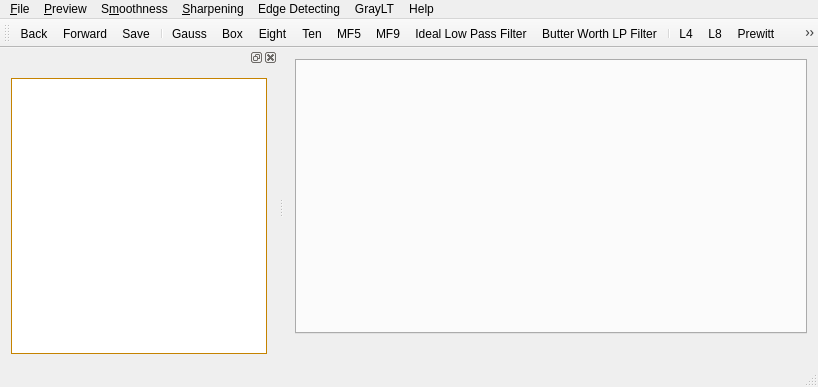
<?xml version="1.0" encoding="UTF-8"?>
<ui version="4.0">
 <class>MainWindow</class>
 <widget class="QMainWindow" name="MainWindow">
  <property name="geometry">
   <rect>
    <x>0</x>
    <y>0</y>
    <width>818</width>
    <height>387</height>
   </rect>
  </property>
  <property name="windowTitle">
   <string>MainWindow</string>
  </property>
  <widget class="QWidget" name="centralWidget">
   <layout class="QVBoxLayout" name="verticalLayout_2">
    <item>
     <widget class="QTabWidget" name="tabWidget">
      <property name="currentIndex">
       <number>-1</number>
      </property>
     </widget>
    </item>
    <item>
     <widget class="QLabel" name="imageInfo">
      <property name="text">
       <string/>
      </property>
     </widget>
    </item>
   </layout>
  </widget>
  <widget class="QMenuBar" name="menuBar">
   <property name="geometry">
    <rect>
     <x>0</x>
     <y>0</y>
     <width>818</width>
     <height>23</height>
    </rect>
   </property>
   <widget class="QMenu" name="menu_File">
    <property name="title">
     <string>&amp;File</string>
    </property>
    <addaction name="actionSave"/>
   </widget>
   <widget class="QMenu" name="menu_Preview">
    <property name="title">
     <string>&amp;Preview</string>
    </property>
    <addaction name="actionBack"/>
    <addaction name="actionForward"/>
   </widget>
   <widget class="QMenu" name="menu_Sharpening">
    <property name="title">
     <string>&amp;Sharpening</string>
    </property>
    <widget class="QMenu" name="menuLaplacian">
     <property name="title">
      <string>Laplacian</string>
     </property>
     <addaction name="actionL4"/>
     <addaction name="actionL8"/>
    </widget>
    <addaction name="menuLaplacian"/>
    <addaction name="actionPrewitt"/>
    <addaction name="actionIsotropic"/>
    <addaction name="actionSobel"/>
    <addaction name="separator"/>
    <addaction name="actionIdeal_High_Pass_Filter"/>
    <addaction name="actionButter_Worth_HP_Filter"/>
   </widget>
   <widget class="QMenu" name="menu_Smoothness">
    <property name="title">
     <string>S&amp;moothness</string>
    </property>
    <widget class="QMenu" name="menuNeighbhAveraging">
     <property name="title">
      <string>Neighbh Averaging</string>
     </property>
     <addaction name="actionGauss_2"/>
     <addaction name="actionBox_2"/>
     <addaction name="actionEight_2"/>
     <addaction name="actionTen_2"/>
    </widget>
    <widget class="QMenu" name="menuMedian_Filter">
     <property name="title">
      <string>Median Filter</string>
     </property>
     <addaction name="actionMF9"/>
     <addaction name="actionMF5"/>
    </widget>
    <addaction name="menuNeighbhAveraging"/>
    <addaction name="menuMedian_Filter"/>
    <addaction name="separator"/>
    <addaction name="actionIdeal_Low_Pass_Filter"/>
    <addaction name="actionButter_Worth_LP_Filter"/>
   </widget>
   <widget class="QMenu" name="menuHelp">
    <property name="title">
     <string>Help</string>
    </property>
    <addaction name="actionAbout"/>
   </widget>
   <widget class="QMenu" name="menuEdge_Detecting">
    <property name="title">
     <string>Edge Detecting</string>
    </property>
    <addaction name="actionGradiant"/>
    <addaction name="actionRoberts"/>
    <addaction name="actionSobel_In_ED"/>
    <addaction name="actionLaplace8"/>
   </widget>
   <widget class="QMenu" name="menuGrayLT">
    <property name="title">
     <string>GrayLT</string>
    </property>
    <addaction name="actionLinearity"/>
    <addaction name="actionLogTrans"/>
    <addaction name="actionPowerTrans"/>
    <addaction name="actionExpTrans"/>
   </widget>
   <addaction name="menu_File"/>
   <addaction name="menu_Preview"/>
   <addaction name="menu_Smoothness"/>
   <addaction name="menu_Sharpening"/>
   <addaction name="menuEdge_Detecting"/>
   <addaction name="menuGrayLT"/>
   <addaction name="menuHelp"/>
  </widget>
  <widget class="QToolBar" name="mainToolBar">
   <property name="focusPolicy">
    <enum>Qt::NoFocus</enum>
   </property>
   <attribute name="toolBarArea">
    <enum>TopToolBarArea</enum>
   </attribute>
   <attribute name="toolBarBreak">
    <bool>false</bool>
   </attribute>
   <addaction name="actionBack"/>
   <addaction name="actionForward"/>
   <addaction name="actionSave"/>
   <addaction name="separator"/>
   <addaction name="actionGauss_2"/>
   <addaction name="actionBox_2"/>
   <addaction name="actionEight_2"/>
   <addaction name="actionTen_2"/>
   <addaction name="actionMF5"/>
   <addaction name="actionMF9"/>
   <addaction name="actionIdeal_Low_Pass_Filter"/>
   <addaction name="actionButter_Worth_LP_Filter"/>
   <addaction name="separator"/>
   <addaction name="actionL4"/>
   <addaction name="actionL8"/>
   <addaction name="actionPrewitt"/>
   <addaction name="actionIsotropic"/>
   <addaction name="actionSobel"/>
   <addaction name="actionButter_Worth_HP_Filter"/>
   <addaction name="actionIdeal_High_Pass_Filter"/>
   <addaction name="separator"/>
   <addaction name="actionGradiant"/>
   <addaction name="actionRoberts"/>
   <addaction name="actionSobel_In_ED"/>
   <addaction name="actionLaplace8"/>
   <addaction name="separator"/>
   <addaction name="actionLinearity"/>
   <addaction name="separator"/>
   <addaction name="actionAbout"/>
  </widget>
  <widget class="QStatusBar" name="statusBar"/>
  <widget class="QDockWidget" name="dockWidget">
   <property name="sizePolicy">
    <sizepolicy hsizetype="Maximum" vsizetype="Maximum">
     <horstretch>0</horstretch>
     <verstretch>0</verstretch>
    </sizepolicy>
   </property>
   <property name="palette">
    <palette>
     <active>
      <colorrole role="WindowText">
       <brush brushstyle="SolidPattern">
        <color alpha="255">
         <red>0</red>
         <green>0</green>
         <blue>0</blue>
        </color>
       </brush>
      </colorrole>
      <colorrole role="Button">
       <brush brushstyle="SolidPattern">
        <color alpha="255">
         <red>255</red>
         <green>255</green>
         <blue>255</blue>
        </color>
       </brush>
      </colorrole>
      <colorrole role="Light">
       <brush brushstyle="SolidPattern">
        <color alpha="255">
         <red>255</red>
         <green>255</green>
         <blue>255</blue>
        </color>
       </brush>
      </colorrole>
      <colorrole role="Midlight">
       <brush brushstyle="SolidPattern">
        <color alpha="255">
         <red>255</red>
         <green>255</green>
         <blue>255</blue>
        </color>
       </brush>
      </colorrole>
      <colorrole role="Dark">
       <brush brushstyle="SolidPattern">
        <color alpha="255">
         <red>127</red>
         <green>127</green>
         <blue>127</blue>
        </color>
       </brush>
      </colorrole>
      <colorrole role="Mid">
       <brush brushstyle="SolidPattern">
        <color alpha="255">
         <red>170</red>
         <green>170</green>
         <blue>170</blue>
        </color>
       </brush>
      </colorrole>
      <colorrole role="Text">
       <brush brushstyle="SolidPattern">
        <color alpha="255">
         <red>0</red>
         <green>0</green>
         <blue>0</blue>
        </color>
       </brush>
      </colorrole>
      <colorrole role="BrightText">
       <brush brushstyle="SolidPattern">
        <color alpha="255">
         <red>255</red>
         <green>255</green>
         <blue>255</blue>
        </color>
       </brush>
      </colorrole>
      <colorrole role="ButtonText">
       <brush brushstyle="SolidPattern">
        <color alpha="255">
         <red>0</red>
         <green>0</green>
         <blue>0</blue>
        </color>
       </brush>
      </colorrole>
      <colorrole role="Base">
       <brush brushstyle="SolidPattern">
        <color alpha="255">
         <red>255</red>
         <green>255</green>
         <blue>255</blue>
        </color>
       </brush>
      </colorrole>
      <colorrole role="Window">
       <brush brushstyle="SolidPattern">
        <color alpha="255">
         <red>255</red>
         <green>255</green>
         <blue>255</blue>
        </color>
       </brush>
      </colorrole>
      <colorrole role="Shadow">
       <brush brushstyle="SolidPattern">
        <color alpha="255">
         <red>0</red>
         <green>0</green>
         <blue>0</blue>
        </color>
       </brush>
      </colorrole>
      <colorrole role="AlternateBase">
       <brush brushstyle="SolidPattern">
        <color alpha="255">
         <red>255</red>
         <green>255</green>
         <blue>255</blue>
        </color>
       </brush>
      </colorrole>
      <colorrole role="ToolTipBase">
       <brush brushstyle="SolidPattern">
        <color alpha="255">
         <red>255</red>
         <green>255</green>
         <blue>220</blue>
        </color>
       </brush>
      </colorrole>
      <colorrole role="ToolTipText">
       <brush brushstyle="SolidPattern">
        <color alpha="255">
         <red>0</red>
         <green>0</green>
         <blue>0</blue>
        </color>
       </brush>
      </colorrole>
     </active>
     <inactive>
      <colorrole role="WindowText">
       <brush brushstyle="SolidPattern">
        <color alpha="255">
         <red>0</red>
         <green>0</green>
         <blue>0</blue>
        </color>
       </brush>
      </colorrole>
      <colorrole role="Button">
       <brush brushstyle="SolidPattern">
        <color alpha="255">
         <red>255</red>
         <green>255</green>
         <blue>255</blue>
        </color>
       </brush>
      </colorrole>
      <colorrole role="Light">
       <brush brushstyle="SolidPattern">
        <color alpha="255">
         <red>255</red>
         <green>255</green>
         <blue>255</blue>
        </color>
       </brush>
      </colorrole>
      <colorrole role="Midlight">
       <brush brushstyle="SolidPattern">
        <color alpha="255">
         <red>255</red>
         <green>255</green>
         <blue>255</blue>
        </color>
       </brush>
      </colorrole>
      <colorrole role="Dark">
       <brush brushstyle="SolidPattern">
        <color alpha="255">
         <red>127</red>
         <green>127</green>
         <blue>127</blue>
        </color>
       </brush>
      </colorrole>
      <colorrole role="Mid">
       <brush brushstyle="SolidPattern">
        <color alpha="255">
         <red>170</red>
         <green>170</green>
         <blue>170</blue>
        </color>
       </brush>
      </colorrole>
      <colorrole role="Text">
       <brush brushstyle="SolidPattern">
        <color alpha="255">
         <red>0</red>
         <green>0</green>
         <blue>0</blue>
        </color>
       </brush>
      </colorrole>
      <colorrole role="BrightText">
       <brush brushstyle="SolidPattern">
        <color alpha="255">
         <red>255</red>
         <green>255</green>
         <blue>255</blue>
        </color>
       </brush>
      </colorrole>
      <colorrole role="ButtonText">
       <brush brushstyle="SolidPattern">
        <color alpha="255">
         <red>0</red>
         <green>0</green>
         <blue>0</blue>
        </color>
       </brush>
      </colorrole>
      <colorrole role="Base">
       <brush brushstyle="SolidPattern">
        <color alpha="255">
         <red>255</red>
         <green>255</green>
         <blue>255</blue>
        </color>
       </brush>
      </colorrole>
      <colorrole role="Window">
       <brush brushstyle="SolidPattern">
        <color alpha="255">
         <red>255</red>
         <green>255</green>
         <blue>255</blue>
        </color>
       </brush>
      </colorrole>
      <colorrole role="Shadow">
       <brush brushstyle="SolidPattern">
        <color alpha="255">
         <red>0</red>
         <green>0</green>
         <blue>0</blue>
        </color>
       </brush>
      </colorrole>
      <colorrole role="AlternateBase">
       <brush brushstyle="SolidPattern">
        <color alpha="255">
         <red>255</red>
         <green>255</green>
         <blue>255</blue>
        </color>
       </brush>
      </colorrole>
      <colorrole role="ToolTipBase">
       <brush brushstyle="SolidPattern">
        <color alpha="255">
         <red>255</red>
         <green>255</green>
         <blue>220</blue>
        </color>
       </brush>
      </colorrole>
      <colorrole role="ToolTipText">
       <brush brushstyle="SolidPattern">
        <color alpha="255">
         <red>0</red>
         <green>0</green>
         <blue>0</blue>
        </color>
       </brush>
      </colorrole>
     </inactive>
     <disabled>
      <colorrole role="WindowText">
       <brush brushstyle="SolidPattern">
        <color alpha="255">
         <red>127</red>
         <green>127</green>
         <blue>127</blue>
        </color>
       </brush>
      </colorrole>
      <colorrole role="Button">
       <brush brushstyle="SolidPattern">
        <color alpha="255">
         <red>255</red>
         <green>255</green>
         <blue>255</blue>
        </color>
       </brush>
      </colorrole>
      <colorrole role="Light">
       <brush brushstyle="SolidPattern">
        <color alpha="255">
         <red>255</red>
         <green>255</green>
         <blue>255</blue>
        </color>
       </brush>
      </colorrole>
      <colorrole role="Midlight">
       <brush brushstyle="SolidPattern">
        <color alpha="255">
         <red>255</red>
         <green>255</green>
         <blue>255</blue>
        </color>
       </brush>
      </colorrole>
      <colorrole role="Dark">
       <brush brushstyle="SolidPattern">
        <color alpha="255">
         <red>127</red>
         <green>127</green>
         <blue>127</blue>
        </color>
       </brush>
      </colorrole>
      <colorrole role="Mid">
       <brush brushstyle="SolidPattern">
        <color alpha="255">
         <red>170</red>
         <green>170</green>
         <blue>170</blue>
        </color>
       </brush>
      </colorrole>
      <colorrole role="Text">
       <brush brushstyle="SolidPattern">
        <color alpha="255">
         <red>127</red>
         <green>127</green>
         <blue>127</blue>
        </color>
       </brush>
      </colorrole>
      <colorrole role="BrightText">
       <brush brushstyle="SolidPattern">
        <color alpha="255">
         <red>255</red>
         <green>255</green>
         <blue>255</blue>
        </color>
       </brush>
      </colorrole>
      <colorrole role="ButtonText">
       <brush brushstyle="SolidPattern">
        <color alpha="255">
         <red>127</red>
         <green>127</green>
         <blue>127</blue>
        </color>
       </brush>
      </colorrole>
      <colorrole role="Base">
       <brush brushstyle="SolidPattern">
        <color alpha="255">
         <red>255</red>
         <green>255</green>
         <blue>255</blue>
        </color>
       </brush>
      </colorrole>
      <colorrole role="Window">
       <brush brushstyle="SolidPattern">
        <color alpha="255">
         <red>255</red>
         <green>255</green>
         <blue>255</blue>
        </color>
       </brush>
      </colorrole>
      <colorrole role="Shadow">
       <brush brushstyle="SolidPattern">
        <color alpha="255">
         <red>0</red>
         <green>0</green>
         <blue>0</blue>
        </color>
       </brush>
      </colorrole>
      <colorrole role="AlternateBase">
       <brush brushstyle="SolidPattern">
        <color alpha="255">
         <red>255</red>
         <green>255</green>
         <blue>255</blue>
        </color>
       </brush>
      </colorrole>
      <colorrole role="ToolTipBase">
       <brush brushstyle="SolidPattern">
        <color alpha="255">
         <red>255</red>
         <green>255</green>
         <blue>220</blue>
        </color>
       </brush>
      </colorrole>
      <colorrole role="ToolTipText">
       <brush brushstyle="SolidPattern">
        <color alpha="255">
         <red>0</red>
         <green>0</green>
         <blue>0</blue>
        </color>
       </brush>
      </colorrole>
     </disabled>
    </palette>
   </property>
   <property name="contextMenuPolicy">
    <enum>Qt::DefaultContextMenu</enum>
   </property>
   <property name="acceptDrops">
    <bool>true</bool>
   </property>
   <property name="styleSheet">
    <string notr="true"/>
   </property>
   <property name="allowedAreas">
    <set>Qt::LeftDockWidgetArea|Qt::RightDockWidgetArea</set>
   </property>
   <attribute name="dockWidgetArea">
    <number>1</number>
   </attribute>
   <widget class="QWidget" name="dockWidgetContents">
    <layout class="QVBoxLayout" name="verticalLayout">
     <item>
      <widget class="QTreeView" name="treeView">
       <property name="sizePolicy">
        <sizepolicy hsizetype="Preferred" vsizetype="Preferred">
         <horstretch>0</horstretch>
         <verstretch>0</verstretch>
        </sizepolicy>
       </property>
       <property name="palette">
        <palette>
         <active>
          <colorrole role="WindowText">
           <brush brushstyle="SolidPattern">
            <color alpha="255">
             <red>0</red>
             <green>0</green>
             <blue>0</blue>
            </color>
           </brush>
          </colorrole>
          <colorrole role="Button">
           <brush brushstyle="SolidPattern">
            <color alpha="255">
             <red>255</red>
             <green>170</green>
             <blue>0</blue>
            </color>
           </brush>
          </colorrole>
          <colorrole role="Light">
           <brush brushstyle="SolidPattern">
            <color alpha="255">
             <red>255</red>
             <green>213</green>
             <blue>127</blue>
            </color>
           </brush>
          </colorrole>
          <colorrole role="Midlight">
           <brush brushstyle="SolidPattern">
            <color alpha="255">
             <red>255</red>
             <green>191</green>
             <blue>63</blue>
            </color>
           </brush>
          </colorrole>
          <colorrole role="Dark">
           <brush brushstyle="SolidPattern">
            <color alpha="255">
             <red>127</red>
             <green>85</green>
             <blue>0</blue>
            </color>
           </brush>
          </colorrole>
          <colorrole role="Mid">
           <brush brushstyle="SolidPattern">
            <color alpha="255">
             <red>170</red>
             <green>113</green>
             <blue>0</blue>
            </color>
           </brush>
          </colorrole>
          <colorrole role="Text">
           <brush brushstyle="SolidPattern">
            <color alpha="255">
             <red>0</red>
             <green>0</green>
             <blue>0</blue>
            </color>
           </brush>
          </colorrole>
          <colorrole role="BrightText">
           <brush brushstyle="SolidPattern">
            <color alpha="255">
             <red>255</red>
             <green>255</green>
             <blue>255</blue>
            </color>
           </brush>
          </colorrole>
          <colorrole role="ButtonText">
           <brush brushstyle="SolidPattern">
            <color alpha="255">
             <red>0</red>
             <green>0</green>
             <blue>0</blue>
            </color>
           </brush>
          </colorrole>
          <colorrole role="Base">
           <brush brushstyle="SolidPattern">
            <color alpha="255">
             <red>255</red>
             <green>255</green>
             <blue>255</blue>
            </color>
           </brush>
          </colorrole>
          <colorrole role="Window">
           <brush brushstyle="SolidPattern">
            <color alpha="255">
             <red>255</red>
             <green>170</green>
             <blue>0</blue>
            </color>
           </brush>
          </colorrole>
          <colorrole role="Shadow">
           <brush brushstyle="SolidPattern">
            <color alpha="255">
             <red>0</red>
             <green>0</green>
             <blue>0</blue>
            </color>
           </brush>
          </colorrole>
          <colorrole role="AlternateBase">
           <brush brushstyle="LinearGradientPattern">
            <gradient startx="0.000000000000000" starty="0.000000000000000" endx="1.000000000000000" endy="0.000000000000000" type="LinearGradient" spread="PadSpread" coordinatemode="ObjectBoundingMode">
             <gradientstop position="0.000000000000000">
              <color alpha="255">
               <red>9</red>
               <green>41</green>
               <blue>4</blue>
              </color>
             </gradientstop>
             <gradientstop position="0.085000000000000">
              <color alpha="255">
               <red>2</red>
               <green>79</green>
               <blue>0</blue>
              </color>
             </gradientstop>
             <gradientstop position="0.190000000000000">
              <color alpha="255">
               <red>50</red>
               <green>147</green>
               <blue>22</blue>
              </color>
             </gradientstop>
             <gradientstop position="0.275000000000000">
              <color alpha="255">
               <red>236</red>
               <green>191</green>
               <blue>49</blue>
              </color>
             </gradientstop>
             <gradientstop position="0.390000000000000">
              <color alpha="255">
               <red>243</red>
               <green>61</green>
               <blue>34</blue>
              </color>
             </gradientstop>
             <gradientstop position="0.555000000000000">
              <color alpha="255">
               <red>135</red>
               <green>81</green>
               <blue>60</blue>
              </color>
             </gradientstop>
             <gradientstop position="0.667000000000000">
              <color alpha="255">
               <red>121</red>
               <green>75</green>
               <blue>255</blue>
              </color>
             </gradientstop>
             <gradientstop position="0.825000000000000">
              <color alpha="255">
               <red>164</red>
               <green>255</green>
               <blue>244</blue>
              </color>
             </gradientstop>
             <gradientstop position="0.885000000000000">
              <color alpha="255">
               <red>104</red>
               <green>222</green>
               <blue>71</blue>
              </color>
             </gradientstop>
             <gradientstop position="1.000000000000000">
              <color alpha="255">
               <red>93</red>
               <green>128</green>
               <blue>0</blue>
              </color>
             </gradientstop>
            </gradient>
           </brush>
          </colorrole>
          <colorrole role="ToolTipBase">
           <brush brushstyle="SolidPattern">
            <color alpha="255">
             <red>255</red>
             <green>255</green>
             <blue>220</blue>
            </color>
           </brush>
          </colorrole>
          <colorrole role="ToolTipText">
           <brush brushstyle="SolidPattern">
            <color alpha="255">
             <red>0</red>
             <green>0</green>
             <blue>0</blue>
            </color>
           </brush>
          </colorrole>
         </active>
         <inactive>
          <colorrole role="WindowText">
           <brush brushstyle="SolidPattern">
            <color alpha="255">
             <red>0</red>
             <green>0</green>
             <blue>0</blue>
            </color>
           </brush>
          </colorrole>
          <colorrole role="Button">
           <brush brushstyle="SolidPattern">
            <color alpha="255">
             <red>255</red>
             <green>170</green>
             <blue>0</blue>
            </color>
           </brush>
          </colorrole>
          <colorrole role="Light">
           <brush brushstyle="SolidPattern">
            <color alpha="255">
             <red>255</red>
             <green>213</green>
             <blue>127</blue>
            </color>
           </brush>
          </colorrole>
          <colorrole role="Midlight">
           <brush brushstyle="SolidPattern">
            <color alpha="255">
             <red>255</red>
             <green>191</green>
             <blue>63</blue>
            </color>
           </brush>
          </colorrole>
          <colorrole role="Dark">
           <brush brushstyle="SolidPattern">
            <color alpha="255">
             <red>127</red>
             <green>85</green>
             <blue>0</blue>
            </color>
           </brush>
          </colorrole>
          <colorrole role="Mid">
           <brush brushstyle="SolidPattern">
            <color alpha="255">
             <red>170</red>
             <green>113</green>
             <blue>0</blue>
            </color>
           </brush>
          </colorrole>
          <colorrole role="Text">
           <brush brushstyle="SolidPattern">
            <color alpha="255">
             <red>0</red>
             <green>0</green>
             <blue>0</blue>
            </color>
           </brush>
          </colorrole>
          <colorrole role="BrightText">
           <brush brushstyle="SolidPattern">
            <color alpha="255">
             <red>255</red>
             <green>255</green>
             <blue>255</blue>
            </color>
           </brush>
          </colorrole>
          <colorrole role="ButtonText">
           <brush brushstyle="SolidPattern">
            <color alpha="255">
             <red>0</red>
             <green>0</green>
             <blue>0</blue>
            </color>
           </brush>
          </colorrole>
          <colorrole role="Base">
           <brush brushstyle="SolidPattern">
            <color alpha="255">
             <red>255</red>
             <green>255</green>
             <blue>255</blue>
            </color>
           </brush>
          </colorrole>
          <colorrole role="Window">
           <brush brushstyle="SolidPattern">
            <color alpha="255">
             <red>255</red>
             <green>170</green>
             <blue>0</blue>
            </color>
           </brush>
          </colorrole>
          <colorrole role="Shadow">
           <brush brushstyle="SolidPattern">
            <color alpha="255">
             <red>0</red>
             <green>0</green>
             <blue>0</blue>
            </color>
           </brush>
          </colorrole>
          <colorrole role="AlternateBase">
           <brush brushstyle="LinearGradientPattern">
            <gradient startx="0.000000000000000" starty="0.000000000000000" endx="1.000000000000000" endy="0.000000000000000" type="LinearGradient" spread="PadSpread" coordinatemode="ObjectBoundingMode">
             <gradientstop position="0.000000000000000">
              <color alpha="255">
               <red>9</red>
               <green>41</green>
               <blue>4</blue>
              </color>
             </gradientstop>
             <gradientstop position="0.085000000000000">
              <color alpha="255">
               <red>2</red>
               <green>79</green>
               <blue>0</blue>
              </color>
             </gradientstop>
             <gradientstop position="0.190000000000000">
              <color alpha="255">
               <red>50</red>
               <green>147</green>
               <blue>22</blue>
              </color>
             </gradientstop>
             <gradientstop position="0.275000000000000">
              <color alpha="255">
               <red>236</red>
               <green>191</green>
               <blue>49</blue>
              </color>
             </gradientstop>
             <gradientstop position="0.390000000000000">
              <color alpha="255">
               <red>243</red>
               <green>61</green>
               <blue>34</blue>
              </color>
             </gradientstop>
             <gradientstop position="0.555000000000000">
              <color alpha="255">
               <red>135</red>
               <green>81</green>
               <blue>60</blue>
              </color>
             </gradientstop>
             <gradientstop position="0.667000000000000">
              <color alpha="255">
               <red>121</red>
               <green>75</green>
               <blue>255</blue>
              </color>
             </gradientstop>
             <gradientstop position="0.825000000000000">
              <color alpha="255">
               <red>164</red>
               <green>255</green>
               <blue>244</blue>
              </color>
             </gradientstop>
             <gradientstop position="0.885000000000000">
              <color alpha="255">
               <red>104</red>
               <green>222</green>
               <blue>71</blue>
              </color>
             </gradientstop>
             <gradientstop position="1.000000000000000">
              <color alpha="255">
               <red>93</red>
               <green>128</green>
               <blue>0</blue>
              </color>
             </gradientstop>
            </gradient>
           </brush>
          </colorrole>
          <colorrole role="ToolTipBase">
           <brush brushstyle="SolidPattern">
            <color alpha="255">
             <red>255</red>
             <green>255</green>
             <blue>220</blue>
            </color>
           </brush>
          </colorrole>
          <colorrole role="ToolTipText">
           <brush brushstyle="SolidPattern">
            <color alpha="255">
             <red>0</red>
             <green>0</green>
             <blue>0</blue>
            </color>
           </brush>
          </colorrole>
         </inactive>
         <disabled>
          <colorrole role="WindowText">
           <brush brushstyle="SolidPattern">
            <color alpha="255">
             <red>127</red>
             <green>85</green>
             <blue>0</blue>
            </color>
           </brush>
          </colorrole>
          <colorrole role="Button">
           <brush brushstyle="SolidPattern">
            <color alpha="255">
             <red>255</red>
             <green>170</green>
             <blue>0</blue>
            </color>
           </brush>
          </colorrole>
          <colorrole role="Light">
           <brush brushstyle="SolidPattern">
            <color alpha="255">
             <red>255</red>
             <green>213</green>
             <blue>127</blue>
            </color>
           </brush>
          </colorrole>
          <colorrole role="Midlight">
           <brush brushstyle="SolidPattern">
            <color alpha="255">
             <red>255</red>
             <green>191</green>
             <blue>63</blue>
            </color>
           </brush>
          </colorrole>
          <colorrole role="Dark">
           <brush brushstyle="SolidPattern">
            <color alpha="255">
             <red>127</red>
             <green>85</green>
             <blue>0</blue>
            </color>
           </brush>
          </colorrole>
          <colorrole role="Mid">
           <brush brushstyle="SolidPattern">
            <color alpha="255">
             <red>170</red>
             <green>113</green>
             <blue>0</blue>
            </color>
           </brush>
          </colorrole>
          <colorrole role="Text">
           <brush brushstyle="SolidPattern">
            <color alpha="255">
             <red>127</red>
             <green>85</green>
             <blue>0</blue>
            </color>
           </brush>
          </colorrole>
          <colorrole role="BrightText">
           <brush brushstyle="SolidPattern">
            <color alpha="255">
             <red>255</red>
             <green>255</green>
             <blue>255</blue>
            </color>
           </brush>
          </colorrole>
          <colorrole role="ButtonText">
           <brush brushstyle="SolidPattern">
            <color alpha="255">
             <red>127</red>
             <green>85</green>
             <blue>0</blue>
            </color>
           </brush>
          </colorrole>
          <colorrole role="Base">
           <brush brushstyle="SolidPattern">
            <color alpha="255">
             <red>255</red>
             <green>170</green>
             <blue>0</blue>
            </color>
           </brush>
          </colorrole>
          <colorrole role="Window">
           <brush brushstyle="SolidPattern">
            <color alpha="255">
             <red>255</red>
             <green>170</green>
             <blue>0</blue>
            </color>
           </brush>
          </colorrole>
          <colorrole role="Shadow">
           <brush brushstyle="SolidPattern">
            <color alpha="255">
             <red>0</red>
             <green>0</green>
             <blue>0</blue>
            </color>
           </brush>
          </colorrole>
          <colorrole role="AlternateBase">
           <brush brushstyle="LinearGradientPattern">
            <gradient startx="0.000000000000000" starty="0.000000000000000" endx="1.000000000000000" endy="0.000000000000000" type="LinearGradient" spread="PadSpread" coordinatemode="ObjectBoundingMode">
             <gradientstop position="0.000000000000000">
              <color alpha="255">
               <red>9</red>
               <green>41</green>
               <blue>4</blue>
              </color>
             </gradientstop>
             <gradientstop position="0.085000000000000">
              <color alpha="255">
               <red>2</red>
               <green>79</green>
               <blue>0</blue>
              </color>
             </gradientstop>
             <gradientstop position="0.190000000000000">
              <color alpha="255">
               <red>50</red>
               <green>147</green>
               <blue>22</blue>
              </color>
             </gradientstop>
             <gradientstop position="0.275000000000000">
              <color alpha="255">
               <red>236</red>
               <green>191</green>
               <blue>49</blue>
              </color>
             </gradientstop>
             <gradientstop position="0.390000000000000">
              <color alpha="255">
               <red>243</red>
               <green>61</green>
               <blue>34</blue>
              </color>
             </gradientstop>
             <gradientstop position="0.555000000000000">
              <color alpha="255">
               <red>135</red>
               <green>81</green>
               <blue>60</blue>
              </color>
             </gradientstop>
             <gradientstop position="0.667000000000000">
              <color alpha="255">
               <red>121</red>
               <green>75</green>
               <blue>255</blue>
              </color>
             </gradientstop>
             <gradientstop position="0.825000000000000">
              <color alpha="255">
               <red>164</red>
               <green>255</green>
               <blue>244</blue>
              </color>
             </gradientstop>
             <gradientstop position="0.885000000000000">
              <color alpha="255">
               <red>104</red>
               <green>222</green>
               <blue>71</blue>
              </color>
             </gradientstop>
             <gradientstop position="1.000000000000000">
              <color alpha="255">
               <red>93</red>
               <green>128</green>
               <blue>0</blue>
              </color>
             </gradientstop>
            </gradient>
           </brush>
          </colorrole>
          <colorrole role="ToolTipBase">
           <brush brushstyle="SolidPattern">
            <color alpha="255">
             <red>255</red>
             <green>255</green>
             <blue>220</blue>
            </color>
           </brush>
          </colorrole>
          <colorrole role="ToolTipText">
           <brush brushstyle="SolidPattern">
            <color alpha="255">
             <red>0</red>
             <green>0</green>
             <blue>0</blue>
            </color>
           </brush>
          </colorrole>
         </disabled>
        </palette>
       </property>
      </widget>
     </item>
    </layout>
   </widget>
  </widget>
  <action name="actionBack">
   <property name="checkable">
    <bool>false</bool>
   </property>
   <property name="icon">
    <iconset resource="image.qrc">
     <normaloff>:/MIPS/images/previous.png</normaloff>:/MIPS/images/previous.png</iconset>
   </property>
   <property name="text">
    <string>Back</string>
   </property>
   <property name="shortcut">
    <string>Up</string>
   </property>
  </action>
  <action name="actionForward">
   <property name="icon">
    <iconset resource="image.qrc">
     <normaloff>:/MIPS/images/next.png</normaloff>:/MIPS/images/next.png</iconset>
   </property>
   <property name="text">
    <string>Forward</string>
   </property>
   <property name="shortcut">
    <string>Down</string>
   </property>
  </action>
  <action name="actionAbout">
   <property name="icon">
    <iconset resource="image.qrc">
     <normaloff>:/MIPS/images/about.png</normaloff>:/MIPS/images/about.png</iconset>
   </property>
   <property name="text">
    <string>About</string>
   </property>
   <property name="shortcut">
    <string>Ctrl+A</string>
   </property>
  </action>
  <action name="actionSave">
   <property name="icon">
    <iconset resource="image.qrc">
     <normaloff>:/MIPS/images/save.png</normaloff>:/MIPS/images/save.png</iconset>
   </property>
   <property name="text">
    <string>Save</string>
   </property>
  </action>
  <action name="actionGauss_2">
   <property name="icon">
    <iconset resource="image.qrc">
     <normaloff>:/MIPS/images/gauss.ico</normaloff>:/MIPS/images/gauss.ico</iconset>
   </property>
   <property name="text">
    <string>Gauss</string>
   </property>
  </action>
  <action name="actionBox_2">
   <property name="icon">
    <iconset resource="image.qrc">
     <normaloff>:/MIPS/images/box.ico</normaloff>:/MIPS/images/box.ico</iconset>
   </property>
   <property name="text">
    <string>Box</string>
   </property>
  </action>
  <action name="actionEight_2">
   <property name="icon">
    <iconset resource="image.qrc">
     <normaloff>:/MIPS/images/eight.ico</normaloff>:/MIPS/images/eight.ico</iconset>
   </property>
   <property name="text">
    <string>Eight</string>
   </property>
  </action>
  <action name="actionTen_2">
   <property name="icon">
    <iconset resource="image.qrc">
     <normaloff>:/MIPS/images/ten.ico</normaloff>:/MIPS/images/ten.ico</iconset>
   </property>
   <property name="text">
    <string>Ten</string>
   </property>
  </action>
  <action name="actionMF9">
   <property name="icon">
    <iconset resource="image.qrc">
     <normaloff>:/MIPS/images/m9.ico</normaloff>:/MIPS/images/m9.ico</iconset>
   </property>
   <property name="text">
    <string>MF9</string>
   </property>
  </action>
  <action name="actionMF5">
   <property name="icon">
    <iconset resource="image.qrc">
     <normaloff>:/MIPS/images/m5.ico</normaloff>:/MIPS/images/m5.ico</iconset>
   </property>
   <property name="text">
    <string>MF5</string>
   </property>
  </action>
  <action name="actionIdeal_Low_Pass_Filter">
   <property name="icon">
    <iconset resource="image.qrc">
     <normaloff>:/MIPS/images/ideal lp.ico</normaloff>:/MIPS/images/ideal lp.ico</iconset>
   </property>
   <property name="text">
    <string>Ideal Low Pass Filter</string>
   </property>
  </action>
  <action name="actionButter_Worth_LP_Filter">
   <property name="icon">
    <iconset resource="image.qrc">
     <normaloff>:/MIPS/images/BWLP.ico</normaloff>:/MIPS/images/BWLP.ico</iconset>
   </property>
   <property name="text">
    <string>Butter Worth LP Filter</string>
   </property>
  </action>
  <action name="actionIdeal_High_Pass_Filter">
   <property name="icon">
    <iconset resource="image.qrc">
     <normaloff>:/MIPS/images/ideal hp.ico</normaloff>:/MIPS/images/ideal hp.ico</iconset>
   </property>
   <property name="text">
    <string>Ideal High Pass Filter</string>
   </property>
  </action>
  <action name="actionButter_Worth_HP_Filter">
   <property name="icon">
    <iconset resource="image.qrc">
     <normaloff>:/MIPS/images/BW LP.ico</normaloff>:/MIPS/images/BW LP.ico</iconset>
   </property>
   <property name="text">
    <string>Butter Worth HP Filter</string>
   </property>
  </action>
  <action name="actionL4">
   <property name="icon">
    <iconset resource="image.qrc">
     <normaloff>:/MIPS/images/L4.ico</normaloff>:/MIPS/images/L4.ico</iconset>
   </property>
   <property name="text">
    <string>L4</string>
   </property>
  </action>
  <action name="actionL8">
   <property name="icon">
    <iconset resource="image.qrc">
     <normaloff>:/MIPS/images/L8.ico</normaloff>:/MIPS/images/L8.ico</iconset>
   </property>
   <property name="text">
    <string>L8</string>
   </property>
  </action>
  <action name="actionPrewitt">
   <property name="icon">
    <iconset resource="image.qrc">
     <normaloff>:/MIPS/images/Pre.ico</normaloff>:/MIPS/images/Pre.ico</iconset>
   </property>
   <property name="text">
    <string>Prewitt</string>
   </property>
  </action>
  <action name="actionIsotropic">
   <property name="icon">
    <iconset resource="image.qrc">
     <normaloff>:/MIPS/images/Iso.ico</normaloff>:/MIPS/images/Iso.ico</iconset>
   </property>
   <property name="text">
    <string>Isotropic</string>
   </property>
  </action>
  <action name="actionSobel">
   <property name="icon">
    <iconset resource="image.qrc">
     <normaloff>:/MIPS/images/Sob.ico</normaloff>:/MIPS/images/Sob.ico</iconset>
   </property>
   <property name="text">
    <string>Sobel</string>
   </property>
  </action>
  <action name="actionGradiant">
   <property name="icon">
    <iconset resource="image.qrc">
     <normaloff>:/MIPS/images/gradiant.ico</normaloff>:/MIPS/images/gradiant.ico</iconset>
   </property>
   <property name="text">
    <string>Gradiant</string>
   </property>
  </action>
  <action name="actionRoberts">
   <property name="icon">
    <iconset resource="image.qrc">
     <normaloff>:/MIPS/images/roberts.ico</normaloff>:/MIPS/images/roberts.ico</iconset>
   </property>
   <property name="text">
    <string>Roberts</string>
   </property>
  </action>
  <action name="actionSobel_In_ED">
   <property name="icon">
    <iconset resource="image.qrc">
     <normaloff>:/MIPS/images/sobel in ed.ico</normaloff>:/MIPS/images/sobel in ed.ico</iconset>
   </property>
   <property name="text">
    <string>Sobel In ED</string>
   </property>
  </action>
  <action name="actionLaplace8">
   <property name="icon">
    <iconset resource="image.qrc">
     <normaloff>:/MIPS/images/L8 in ed.ico</normaloff>:/MIPS/images/L8 in ed.ico</iconset>
   </property>
   <property name="text">
    <string>Laplace8</string>
   </property>
  </action>
  <action name="actionLinearity">
   <property name="icon">
    <iconset resource="image.qrc">
     <normaloff>:/MIPS/images/Line.ico</normaloff>:/MIPS/images/Line.ico</iconset>
   </property>
   <property name="text">
    <string>Linearity</string>
   </property>
  </action>
  <action name="actionLogTrans">
   <property name="text">
    <string>LogTrans</string>
   </property>
  </action>
  <action name="actionPowerTrans">
   <property name="text">
    <string>PowerTrans</string>
   </property>
  </action>
  <action name="actionExpTrans">
   <property name="text">
    <string>ExpTrans</string>
   </property>
  </action>
 </widget>
 <layoutdefault spacing="6" margin="11"/>
 <resources>
  <include location="image.qrc"/>
 </resources>
 <connections/>
</ui>
